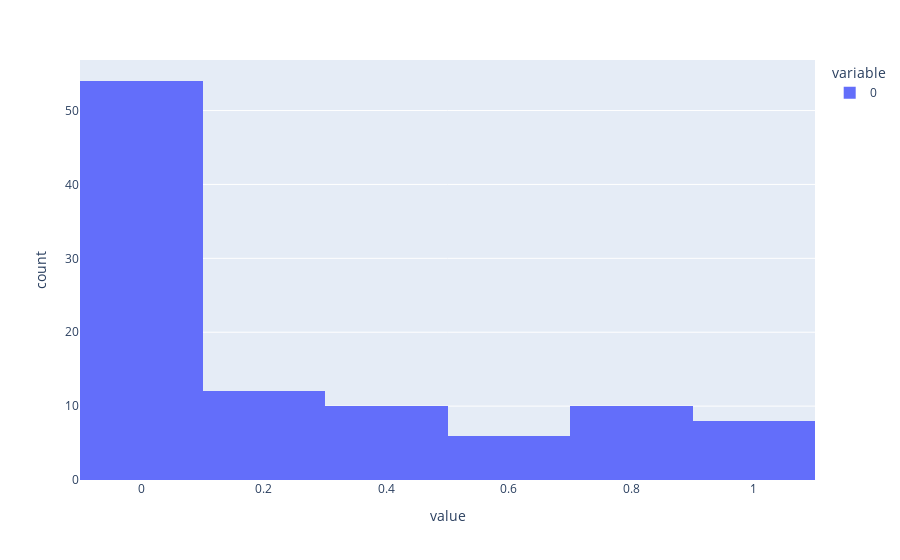

The notebook cell this image was saved under:
### Code cell
import plotly.express as px
px.histogram(p_value_dict.values())
